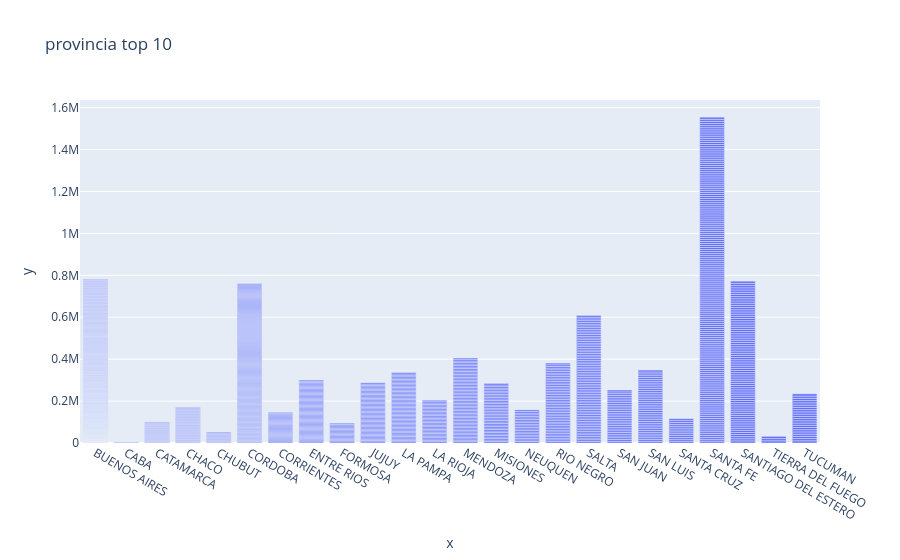

This figure's notebook cell:
### Markdown cell above
Realizar un gráfico con los registros por provincia (top 10) que compare cantidades

### Code cell
px.bar(data_frame = internet["Provincia"].values, x = internet["Provincia"].values, y = internet.index, title = "provincia top 10").show()

### Figure 1 — Plotly figure (JSON) as saved in the notebook; plotly's stock layout.template omitted (floating-point values rounded to 4 significant figures; data arrays with more than 128 entries replaced by an {"elided": "..."} marker saying what was removed)
{"data": [{"hovertemplate": "x=%{x}<br>y=%{y}<extra></extra>", "legendgroup": "", "marker": {"color": "#636efa", "pattern": {"shape": ""}}, "name": "", "orientation": "v", "showlegend": false, "textposition": "auto", "type": "bar", "x": {"elided": "1592 str values"}, "xaxis": "x", "y": {"elided": "1592 int values"}, "yaxis": "y"}], "layout": {"barmode": "relative", "legend": {"tracegroupgap": 0}, "title": {"text": "provincia top 10"}, "xaxis": {"anchor": "y", "domain": [0, 1], "title": {"text": "x"}}, "yaxis": {"anchor": "x", "domain": [0, 1], "title": {"text": "y"}}}}
